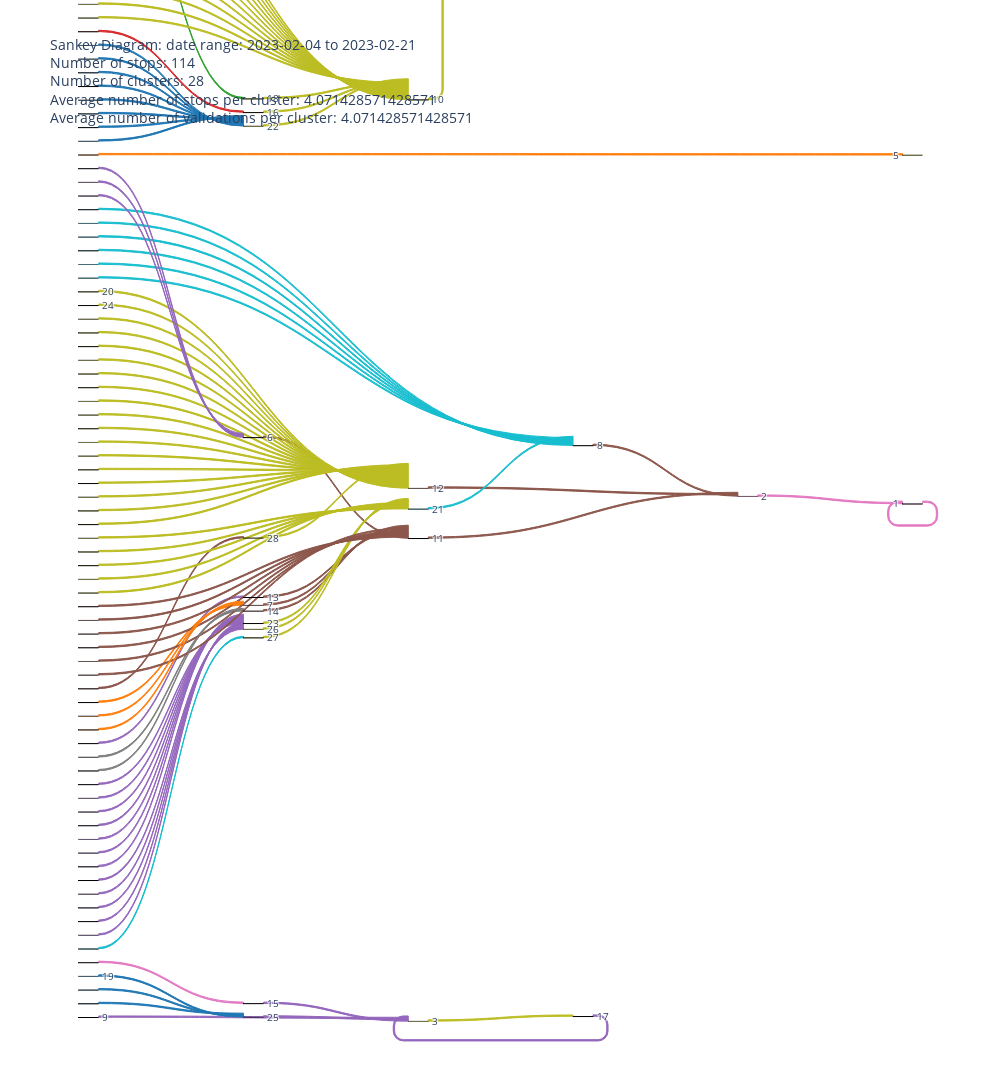

Notebook code for this chart:
### Code cell
import plotly.graph_objects as go
import plotly.express as pex

source_indices = [df_stop_count[df_stop_count['FERMATA'] == row['FERMATA']].index[0] for idx, row in df_stop_count.iterrows()]
target_indices = [df_stop_count[df_stop_count['CLUSTER'] == row['CLUSTER']].index[0] for idx, row in df_stop_count.iterrows()]


sorted_clusters = sorted(df_stop_count['CLUSTER'].unique())
cluster_index_mapping = {cluster: index for index, cluster in enumerate(sorted_clusters)}
target_indices = [cluster_index_mapping[row['CLUSTER']] for idx, row in df_stop_count.iterrows()]


colors = pex.colors.qualitative.D3 ## Color Pallete

node_colors_mappings = dict([(node, np.random.choice(colors)) for node in df_stop_count['CLUSTER']])

node_colors = [node_colors_mappings[node] for node in df_stop_count['CLUSTER']]
edge_colors = [node_colors_mappings[node] for node in df_stop_count['CLUSTER']]

plt.figure(figsize=(20, 40))
# Sankey diagram ORDERED BY CLUSTER
fig = go.Figure(data=[go.Sankey(
    node = dict(
        pad = 15,
        thickness = 20,
        line = dict(color = "black", width = 0.5),
        label = sorted_clusters,
        color = node_colors
    ),
    link = dict(
        source = source_indices,
        target = target_indices,
        value = df_stop_count['FERMATA'],
        color = edge_colors
    ))])


fig.update_layout(title_text="Basic Sankey Diagram", font_size=10)

# get the image more readable
fig.update_layout(width=1000, height=2000)

# Add information about the number of stops and the number of validations
fig.update_layout(title_text="Sankey Diagram: " + 'date range: ' + str(df_stop['DATA'].min().date()) + ' to '
                    + str(df_stop['DATA'].max().date()) + '<br>' + 'Number of stops: ' + str(df_stop_count['FERMATA'].nunique()) + '<br>' + 'Number of clusters: ' + str(df_stop_count['CLUSTER'].nunique()) + '<br>' + 'Average number of stops per cluster: ' + str(df_stop_count['CLUSTER'].value_counts().mean()) + '<br>' + 'Average number of validations per cluster: ' + str(df_stop_count['CLUSTER'].value_counts().mean()), font_size=10)

fig.show()

### Figure 1 — Plotly figure (JSON) as saved in the notebook; plotly's stock layout.template omitted (floating-point values rounded to 4 significant figures)
{"data": [{"link": {"color": ["#E377C2", "#E377C2", "#BCBD22", "#2CA02C", "#BCBD22", "#8C564B", "#8C564B", "#8C564B", "#9467BD", "#BCBD22", "#8C564B", "#8C564B", "#8C564B", "#8C564B", "#9467BD", "#BCBD22", "#9467BD", "#BCBD22", "#1F77B4", "#BCBD22", "#17BECF", "#BCBD22", "#BCBD22", "#BCBD22", "#9467BD", "#BCBD22", "#BCBD22", "#BCBD22", "#17BECF", "#BCBD22", "#1F77B4", "#BCBD22", "#BCBD22", "#BCBD22", "#BCBD22", "#1F77B4", "#BCBD22", "#8C564B", "#BCBD22", "#BCBD22", "#BCBD22", "#17BECF", "#BCBD22", "#9467BD", "#BCBD22", "#BCBD22", "#BCBD22", "#17BECF", "#17BECF", "#9467BD", "#BCBD22", "#9467BD", "#9467BD", "#9467BD", "#1F77B4", "#1F77B4", "#9467BD", "#BCBD22", "#BCBD22", "#1F77B4", "#1F77B4", "#1F77B4", "#9467BD", "#9467BD", "#9467BD", "#BCBD22", "#1F77B4", "#BCBD22", "#BCBD22", "#1F77B4", "#BCBD22", "#BCBD22", "#BCBD22", "#1F77B4", "#9467BD", "#9467BD", "#9467BD", "#BCBD22", "#BCBD22", "#BCBD22", "#BCBD22", "#BCBD22", "#BCBD22", "#BCBD22", "#BCBD22", "#17BECF", "#17BECF", "#7F7F7F", "#FF7F0E", "#BCBD22", "#BCBD22", "#17BECF", "#8C564B", "#8C564B", "#8C564B", "#8C564B", "#E377C2", "#BCBD22", "#9467BD", "#8C564B", "#BCBD22", "#8C564B", "#BCBD22", "#7F7F7F", "#FF7F0E", "#D62728", "#8C564B", "#9467BD", "#FF7F0E", "#9467BD", "#9467BD", "#FF7F0E", "#FF7F0E", "#7F7F7F"], "source": [0, 1, 2, 3, 4, 5, 6, 7, 8, 9, 10, 11, 12, 13, 14, 15, 16, 17, 18, 19, 20, 21, 22, 23, 24, 25, 26, 27, 28, 29, 30, 31, 32, 33, 34, 35, 36, 37, 38, 39, 40, 41, 42, 43, 44, 45, 46, 47, 48, 49, 50, 51, 52, 53, 54, 55, 56, 57, 58, 59, 60, 61, 62, 63, 64, 65, 66, 67, 68, 69, 70, 71, 72, 73, 74, 75, 76, 77, 78, 79, 80, 81, 82, 83, 84, 85, 86, 87, 88, 89, 90, 91, 92, 93, 94, 95, 96, 97, 98, 99, 100, 101, 102, 103, 104, 105, 106, 107, 108, 109, 110, 111, 112, 113], "target": [0, 0, 16, 17, 23, 10, 10, 1, 2, 3, 1, 1, 10, 10, 2, 9, 2, 9, 24, 11, 7, 9, 20, 11, 2, 20, 20, 11, 7, 9, 21, 11, 11, 11, 11, 21, 11, 27, 20, 9, 20, 7, 20, 22, 9, 11, 11, 26, 7, 25, 9, 25, 22, 22, 24, 21, 25, 20, 20, 24, 21, 21, 22, 22, 25, 9, 21, 9, 11, 21, 11, 9, 11, 21, 22, 25, 12, 9, 11, 20, 11, 11, 11, 11, 9, 7, 7, 13, 6, 9, 11, 7, 10, 10, 10, 10, 14, 9, 22, 10, 9, 10, 9, 13, 4, 15, 18, 5, 6, 5, 5, 19, 6, 8], "value": [5072, 5073, 5102, 5103, -5, 5079, 5152, 5003, 5002, 5158, 5001, 5094, 5078, 5004, 5005, 5082, 5099, 5081, 5022, 5129, 5159, 5128, 5139, 5023, 5006, 5050, 5049, 5021, 5007, 5018, 5083, 5052, 5051, 5047, 5048, 5053, 5056, 5008, 5133, 5045, 5013, 5014, 5009, 5011, 5046, 5012, 5076, 5015, 5116, 5043, 5044, 5042, 5041, 5040, 5039, 5038, 5026, -2, 5112, 5031, 5104, 5030, 5019, 5115, 5028, 5138, 5029, 5027, 5191, 5024, 5089, 5037, 5020, 5032, 5075, 5036, 5136, 5034, 5035, 5132, 5087, 5060, 5061, 5086, 5084, 5135, 5085, 5108, 5070, 5058, 5062, 5059, 5063, 5114, 5095, 5096, 5091, 5064, 5067, 5065, 5117, 5119, 5066, 5092, 5093, 5069, -3, 5113, 5068, 5151, 5101, -1, 5097, -4]}, "node": {"color": ["#E377C2", "#E377C2", "#BCBD22", "#2CA02C", "#BCBD22", "#8C564B", "#8C564B", "#8C564B", "#9467BD", "#BCBD22", "#8C564B", "#8C564B", "#8C564B", "#8C564B", "#9467BD", "#BCBD22", "#9467BD", "#BCBD22", "#1F77B4", "#BCBD22", "#17BECF", "#BCBD22", "#BCBD22", "#BCBD22", "#9467BD", "#BCBD22", "#BCBD22", "#BCBD22", "#17BECF", "#BCBD22", "#1F77B4", "#BCBD22", "#BCBD22", "#BCBD22", "#BCBD22", "#1F77B4", "#BCBD22", "#8C564B", "#BCBD22", "#BCBD22", "#BCBD22", "#17BECF", "#BCBD22", "#9467BD", "#BCBD22", "#BCBD22", "#BCBD22", "#17BECF", "#17BECF", "#9467BD", "#BCBD22", "#9467BD", "#9467BD", "#9467BD", "#1F77B4", "#1F77B4", "#9467BD", "#BCBD22", "#BCBD22", "#1F77B4", "#1F77B4", "#1F77B4", "#9467BD", "#9467BD", "#9467BD", "#BCBD22", "#1F77B4", "#BCBD22", "#BCBD22", "#1F77B4", "#BCBD22", "#BCBD22", "#BCBD22", "#1F77B4", "#9467BD", "#9467BD", "#9467BD", "#BCBD22", "#BCBD22", "#BCBD22", "#BCBD22", "#BCBD22", "#BCBD22", "#BCBD22", "#BCBD22", "#17BECF", "#17BECF", "#7F7F7F", "#FF7F0E", "#BCBD22", "#BCBD22", "#17BECF", "#8C564B", "#8C564B", "#8C564B", "#8C564B", "#E377C2", "#BCBD22", "#9467BD", "#8C564B", "#BCBD22", "#8C564B", "#BCBD22", "#7F7F7F", "#FF7F0E", "#D62728", "#8C564B", "#9467BD", "#FF7F0E", "#9467BD", "#9467BD", "#FF7F0E", "#FF7F0E", "#7F7F7F"], "label": [1, 2, 3, 4, 5, 6, 7, 8, 9, 10, 11, 12, 13, 14, 15, 16, 17, 18, 19, 20, 21, 22, 23, 24, 25, 26, 27, 28], "line": {"color": "black", "width": 0.5}, "pad": 15, "thickness": 20}, "type": "sankey"}], "layout": {"font": {"size": 10}, "height": 2000, "title": {"text": "Sankey Diagram: date range: 2023-02-04 to 2023-02-21<br>Number of stops: 114<br>Number of clusters: 28<br>Average number of stops per cluster: 4.071428571428571<br>Average number of validations per cluster: 4.071428571428571"}, "width": 1000}}
